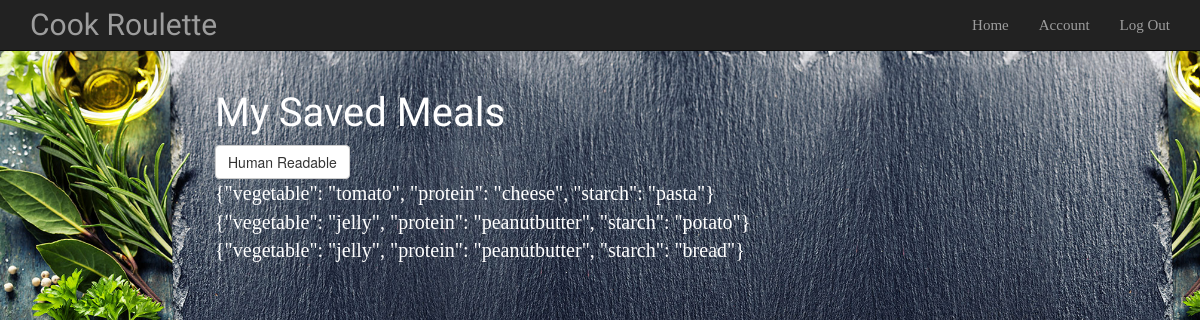
Before: /displaysaved (signed in) with the older database file.
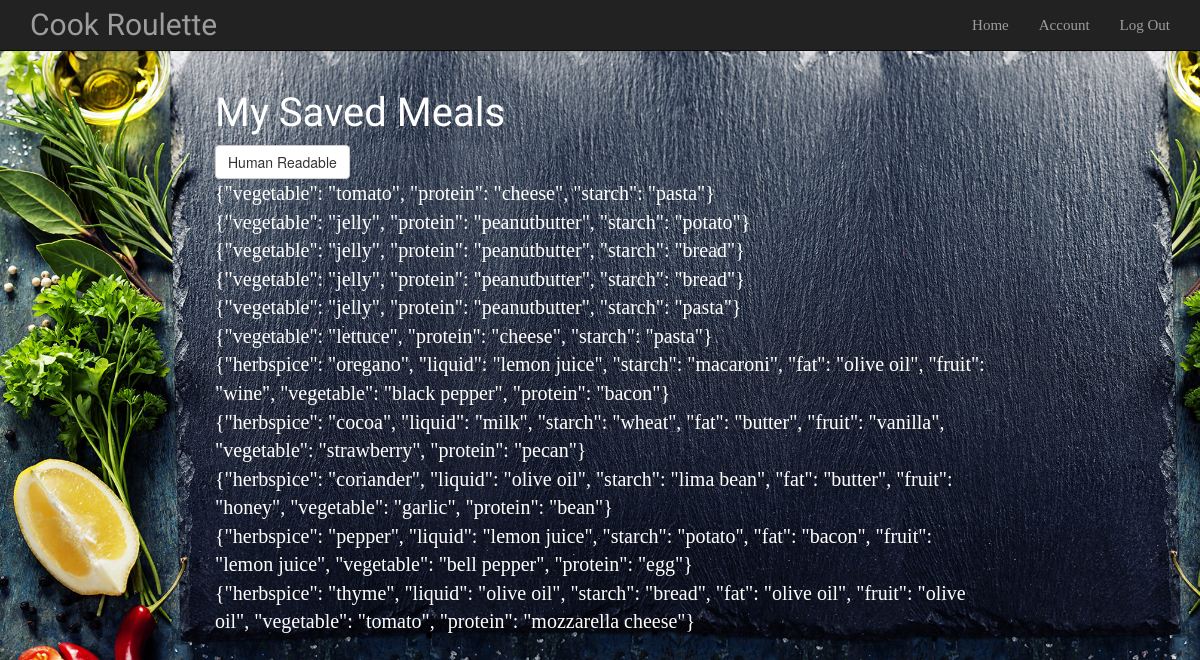
After: the same page with the newer database file.
### model.py (models this page shows)
class SavedRecipe(Base):
    __tablename__= "savedrecipes"
    id = Column(Integer, primary_key=True)
    user_id = Column(Integer, ForeignKey('users.id'))
    recipe = Column(String(500), nullable=False)
    rating = Column(String(10))
    user = relationship("User", backref=backref('savedrecipes', order_by=id))

### cookroulette.py (the view)
@app.route("/displaysaved")
def display_saved_recipes():
    list_of_recipes = model.get_list_saved_recipes(session['email'])
    return render_template("saved_recipes.html", recipes=list_of_recipes)

### model.py (called while the page is built)
def get_list_saved_recipes(session_email):
    user = session.query(User).filter_by(email=session_email).first()
    all_recipes = session.query(SavedRecipe).filter_by(user_id=user.id).all()
    list_of_recipes = []
    for a_recipe in all_recipes:
        list_of_recipes.append(a_recipe)
    return list_of_recipes

### templates/saved_recipes.html (shortened to what this page needs)
{% extends 'base.html' %}
{% block body %}
<div class="col-sm-2"></div>
<div class="col-sm-8">
  <h3 class="comfortaaa">My Saved Meals</h3>
<button class="btn btn-default" id="hr">Human Readable</button>
  {% for recipe in recipes %}
     <div class="playfaira" id="savedmeals">{{recipe.recipe}}</div>
  {% endfor %}
</div>
<div class="col-sm-2"></div>
{% endblock %}

### templates/base.html (shortened to what this page needs)
<html>
    <head>
	<link href="/static/dist/css/bootstrap.min.css" rel="stylesheet">
	<link href="/static/css/starter-template.css" rel="stylesheet">
        <div class="navbar navbar-inverse navbar-static-top">
            <div class="container">
                <div class="navbar-header">
                    <img src=""><a class="navbar-brand" href="/"><div class="comfortaa">Cook Roulette</div></a>
                </div>
                <div class="navbar-collapse collapse">
                    <ul class="nav navbar-nav navbar-right">
                            <li class="playfair"> <a href="/">Home</a></li>
                            {% if "logged_in" in session %}
                                <li class="playfair"> <a href="/account">Account</a></li>
                                <li class="playfair"> <a href="/logout">Log Out</a></li>
                            {% else %}
                                <li class="playfair" id="login"><a href="/login">Log In</a></li>
                            {% endif %}
                    </ul>
                </div>
            </div>
        </div>
    </head>
    <body>
        {% block body %}
        {% endblock %}
    </body>
</html>

### static/css/starter-template.css (style rules this page uses)
.comfortaa { font-family: 'Comfortaa', cursive; font-size: 30px; }
.playfair { font-family: 'Playfair Display', serif; font-size: 15px; }
.navbar-static-top { z-index: 200; border-width: 0 0 1px; }

### templates/saved_recipes.html (style rules this page uses)
body { background: url("/static/img/Food-Hero-sfw.jpg"); background-size: 1315px 684px; background-repeat: no-repeat; background-attachment: fixed; }
.comfortaaa { font-family: 'Comfortaa', cursive; font-size: 40px; color: #fff; }
.playfaira { font-family: 'Playfair Display', serif; font-size: 20px; color: #fff; }

Changed rows visible on the page:
added SavedRecipe: recipe "{\"vegetable\": \"jelly\", \"protein\": \"peanutbutter\", \"starch\": \"bread\"}"
added SavedRecipe: recipe "{\"vegetable\": \"jelly\", \"protein\": \"peanutbutter\", \"starch\": \"pasta\"}"
added SavedRecipe: recipe "{\"vegetable\": \"lettuce\", \"protein\": \"cheese\", \"starch\": \"pasta\"}"
added SavedRecipe: recipe "{\"herbspice\": \"oregano\", \"liquid\": \"lemon juice\", \"starch\": \"macaroni\", \"fat\": \"olive oil\", \"fruit\": \"wine\", \"vegetable\": \"black pepper\", \"protein\": \"bacon\"}"
added SavedRecipe: recipe "{\"herbspice\": \"cocoa\", \"liquid\": \"milk\", \"starch\": \"wheat\", \"fat\": \"butter\", \"fruit\": \"vanilla\", \"vegetable\": \"strawberry\", \"protein\": \"pecan\"}"
added SavedRecipe: recipe "{\"herbspice\": \"coriander\", \"liquid\": \"olive oil\", \"starch\": \"lima bean\", \"fat\": \"butter\", \"fruit\": \"honey\", \"vegetable\": \"garlic\", \"protein\": \"bean\"}"
added SavedRecipe: recipe "{\"herbspice\": \"pepper\", \"liquid\": \"lemon juice\", \"starch\": \"potato\", \"fat\": \"bacon\", \"fruit\": \"lemon juice\", \"vegetable\": \"bell pepper\", \"protein\": \"egg\"}"
added SavedRecipe: recipe "{\"herbspice\": \"thyme\", \"liquid\": \"olive oil\", \"starch\": \"bread\", \"fat\": \"olive oil\", \"fruit\": \"olive oil\", \"vegetable\": \"tomato\", \"protein\": \"mozzarella cheese\"}"
